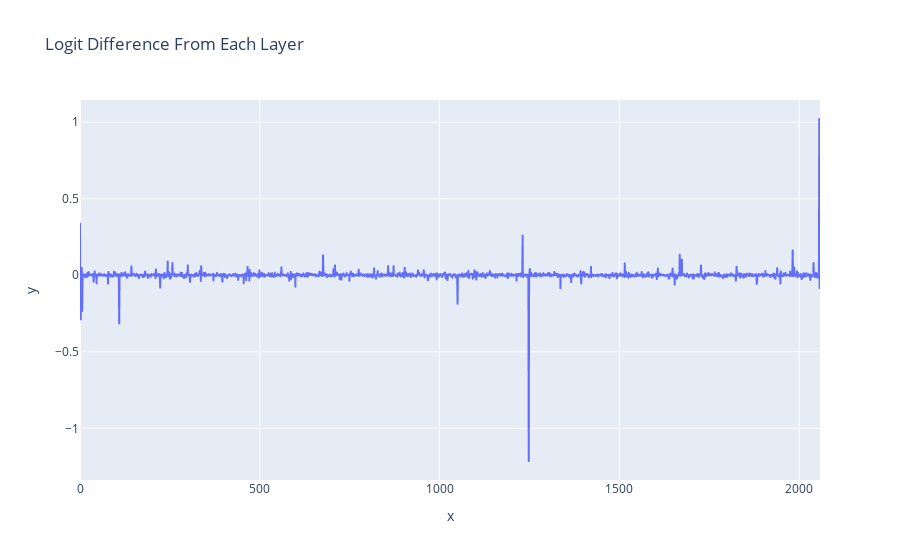

Notebook code for this chart:
### Markdown cell above
#### Logit Lens by MLP Neuron

### Code cell
# Get the (accumulated) residuals after each neuron
per_neuron_residual, labels = cache.get_full_resid_decomposition(layer=-1, pos_slice=-1, return_labels=True)
print(per_neuron_residual.shape)

# Get the logit difference per layer
per_neuron_logit_diffs = residual_stack_to_logit_diff(per_neuron_residual, cache, logit_diff_directions, prompts)

line(per_neuron_logit_diffs, hover_name=labels, title="Logit Difference From Each Layer")

### Figure 1 — Plotly figure (JSON) as saved in the notebook; plotly's stock layout.template omitted (floating-point values rounded to 4 significant figures; data arrays with more than 128 entries replaced by an {"elided": "..."} marker saying what was removed)
{"data": [{"hovertemplate": "<b>%{hovertext}</b><br><br>x=%{x}<br>y=%{y}<extra></extra>", "hovertext": {"elided": "2059 str values"}, "legendgroup": "", "line": {"color": "#636efa", "dash": "solid"}, "marker": {"symbol": "circle"}, "mode": "lines", "name": "", "showlegend": false, "type": "scattergl", "x": {"elided": "2059 int values"}, "xaxis": "x", "y": {"elided": "2059 float values"}, "yaxis": "y"}], "layout": {"legend": {"tracegroupgap": 0}, "title": {"text": "Logit Difference From Each Layer"}, "xaxis": {"anchor": "y", "domain": [0, 1], "title": {"text": "x"}}, "yaxis": {"anchor": "x", "domain": [0, 1], "title": {"text": "y"}}}}
